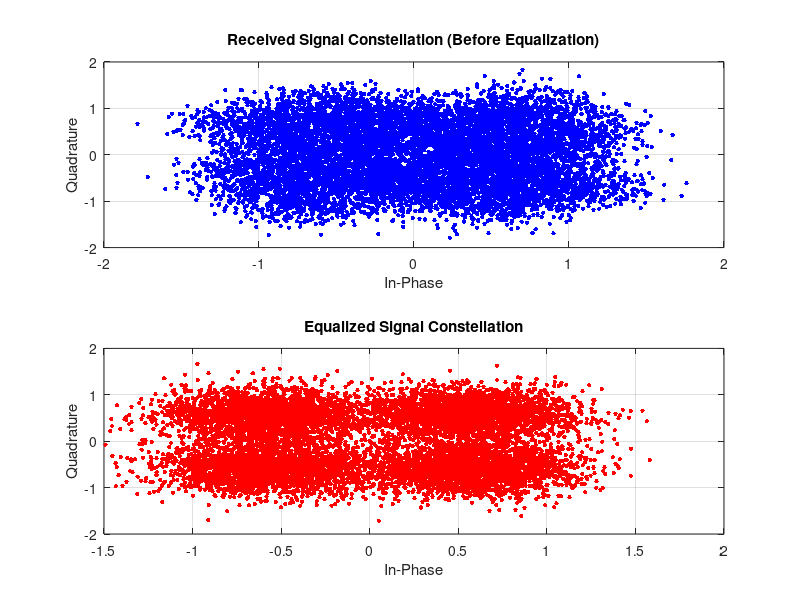
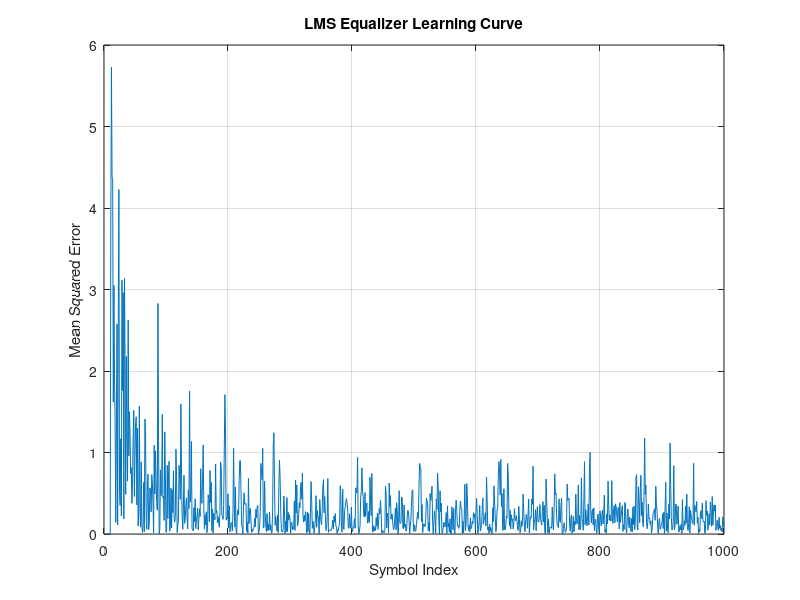

Reproduce these figures in MATLAB, in order.
% QPSK Modulated System with Adaptive LMS Equalizer

% Clear workspace and command window
clear all;
close all;
clc;

% Parameters
N = 10000;              % Number of symbols
M = 4;                  % QPSK modulation (4 symbols)
EbN0_dB = 10;           % Signal-to-noise ratio (dB)
numTaps = 11;           % Number of equalizer taps (odd for symmetry)
mu = 0.01;              % LMS step size
trainingSyms = 1000;    % Number of training symbols

% Generate random data (0 to M-1)
data = randi([0 M-1], N, 1);

% QPSK Modulation
qpskSyms = pskmod(data, M, pi/4); % QPSK with 45-degree phase offset

% Channel Model (Multipath with ISI)
channel = [0.8; 0.4*exp(1i*pi/6); 0.2*exp(-1i*pi/3)]; % Example channel impulse response
chanOut = conv(qpskSyms, channel, 'same'); % Convolve signal with channel

% Add AWGN
EbN0 = 10^(EbN0_dB/10); % Convert dB to linear
Es = mean(abs(qpskSyms).^2); % Symbol energy
sigma = sqrt(Es/(2*EbN0)); % Noise standard deviation (QPSK has 2 bits/symbol)
noise = sigma * (randn(size(chanOut)) + 1i*randn(size(chanOut)));
rxSignal = chanOut + noise; % Received signal

% LMS Equalizer
% Initialize equalizer taps (zero except center tap)
w = zeros(numTaps, 1); 
w(ceil(numTaps/2)) = 1; % Center tap initialized to 1
eqOut = zeros(N, 1); % Equalizer output
errors = zeros(trainingSyms, 1); % Store errors for plotting

% LMS Algorithm
for n = numTaps:N
    % Extract input vector (sliding window)
    x_n = rxSignal(n:-1:n-numTaps+1);
    % Equalizer output
    y_n = w' * x_n;
    eqOut(n) = y_n;
    
    % Error calculation (training phase for first trainingSyms)
    if n <= trainingSyms
        e_n = qpskSyms(n) - y_n; % Error = desired - output
        errors(n) = abs(e_n)^2; % Store squared error
        % Update weights using LMS
        w = w + mu * conj(e_n) * x_n;
    else
        % Decision-directed mode
        % Demodulate to nearest QPSK symbol
        demodSym = pskdemod(y_n, M, pi/4);
        desired = pskmod(demodSym, M, pi/4);
        e_n = desired - y_n;
        % Update weights
        w = w + 2 * mu * conj(e_n) * x_n;
    end
end

% Demodulate equalized signal
demodData = pskdemod(eqOut, M, pi/4);

% Calculate BER
[~, ber] = biterr(data, demodData);

% Plotting
% Constellation Diagrams
figure;
subplot(2,1,1);
plot(real(rxSignal), imag(rxSignal), 'b.', 'MarkerSize', 10);
title('Received Signal Constellation (Before Equalization)');
xlabel('In-Phase'); ylabel('Quadrature'); grid on;

subplot(2,1,2);
plot(real(eqOut), imag(eqOut), 'r.', 'MarkerSize', 10);
title('Equalized Signal Constellation');
xlabel('In-Phase'); ylabel('Quadrature'); grid on;

% Learning Curve (MSE during training)
figure;
plot(1:trainingSyms, errors);
title('LMS Equalizer Learning Curve');
xlabel('Symbol Index'); ylabel('Mean Squared Error');
grid on;

% Display BER
fprintf('Bit Error Rate: %.4f\n', ber);